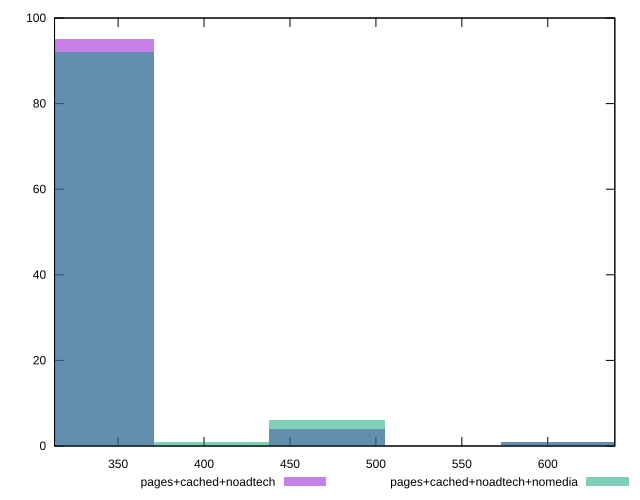

Write the gnuplot code that produced this figure.
reset

$pagesCachedNoadtech <<EOF
606.5527138632967 1
471.7632218936753 4
336.97372992405377 95
EOF

$pagesCachedNoadtechNomedia <<EOF
606.5527138632967 1
336.97372992405377 92
404.3684759088645 1
471.7632218936753 6
EOF

set key outside below
set boxwidth 67.39474598481075
set xrange [313:639]
set yrange [0:100]
set trange [0:100]
set style fill transparent solid 0.5 noborder
set terminal svg size 640, 500 enhanced background rgb 'white'
set output "report_00016_2021-02-10T13-31-48.338Z/render-blocking-resources/comparison/histogram/2_vs_3.svg"

plot $pagesCachedNoadtech title "pages+cached+noadtech" with boxes, \
     $pagesCachedNoadtechNomedia title "pages+cached+noadtech+nomedia" with boxes

reset
